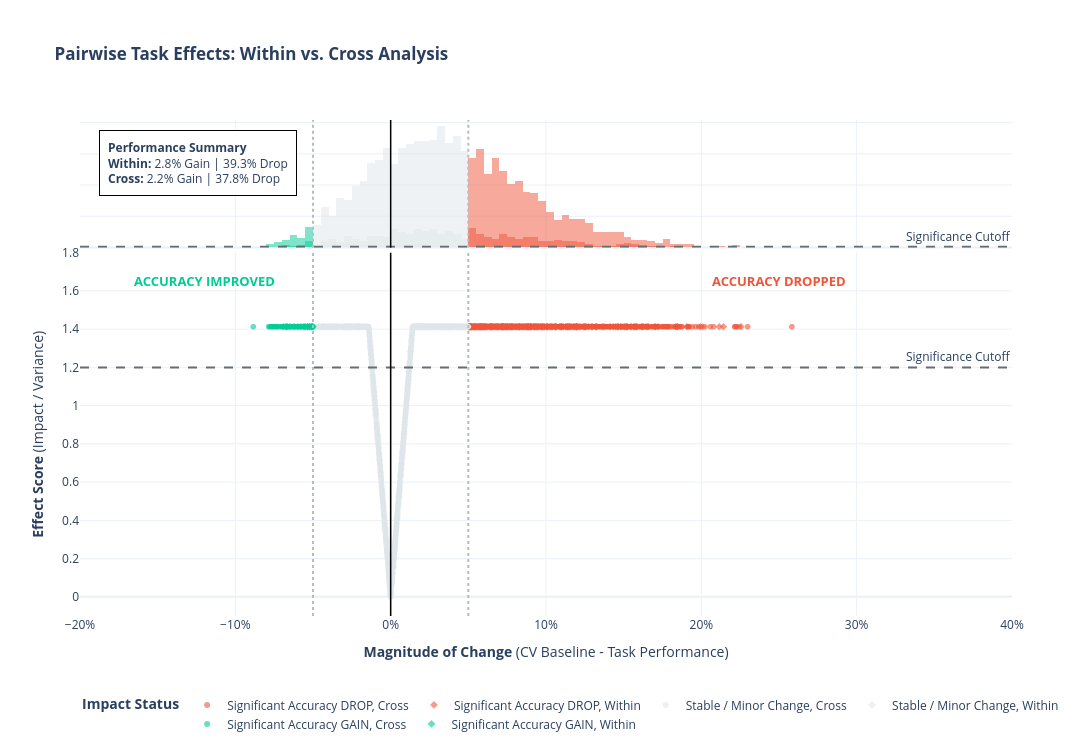

The notebook cell this image was saved under:
### Markdown cell above
**Global Trend**
Mean Δ = +3.8% → task slightly reduces discriminability overall, but effect not significant (p = 1.0).

**Local Effects**
Some region pairs change drastically (up to ±27%).
- Convergence → regions co-activated, harder to distinguish (control, subcortical hubs)
- Divergence → regions segregate, easier to distinguish (salience vs default mode)

**Interpretation**
- Task selectively reorganizes specific pairs of regions, but there is no systematic global change in all pairwise relationships.
- This aligns with the idea that task-induced functional reorganization is targeted, not uniform across the brain.


**Most changes are local, not global → task reshapes connectivity in specific networks, not the whole brain**

### Code cell
import numpy as np
import pandas as pd
import plotly.express as px

# =============================================================================
# 1. DATA CATEGORIZATION & PERCENTAGE CALCULATION
# =============================================================================

ACC_THRESHOLD = 0.05
EFFECT_THRESHOLD = 1.2 

def categorize_effect(row):
    if row['effect_score'] >= EFFECT_THRESHOLD:
        if row['acc_diff'] >= ACC_THRESHOLD: 
            return 'Significant Accuracy DROP'  # Regions became more similar
        elif row['acc_diff'] <= -ACC_THRESHOLD: 
            return 'Significant Accuracy GAIN'  # Regions became more distinct
    return 'Stable / Minor Change'

all_pairs_cv['impact_status'] = all_pairs_cv.apply(categorize_effect, axis=1)

# Calculate percentages for the summary box
def calc_stats(ptype):
    subset = all_pairs_cv[all_pairs_cv['pair_type'] == ptype]
    total = len(subset)
    gain = (subset['impact_status'] == 'Significant Accuracy GAIN').sum() / total * 100
    drop = (subset['impact_status'] == 'Significant Accuracy DROP').sum() / total * 100
    return f"<b>{ptype}:</b> {gain:.1f}% Gain | {drop:.1f}% Drop"

summary_stats = f"{calc_stats('Within')}<br>{calc_stats('Cross')}"

sample_pairs = all_pairs_cv.sample(n=min(5000, len(all_pairs_cv)), random_state=42)

# =============================================================================
# 2. CREATE THE PLOT
# =============================================================================

fig = px.scatter(
    sample_pairs, x='acc_diff', y='effect_score',
    color='impact_status',
    symbol='pair_type',
    color_discrete_map={
        'Significant Accuracy GAIN': '#00cc96', # Green (Left)
        'Significant Accuracy DROP': '#ef553b', # Red (Right)
        'Stable / Minor Change': '#dfe6e9'    # Grey (Center)
    },
    opacity=0.6,
    marginal_x="histogram", 
    hover_data={'acc_diff': ':.1%', 'effect_score': ':.2f', 'name_i': True, 'name_j': True},
    title='<b>Pairwise Task Effects: Within vs. Cross Analysis</b>',
    template='plotly_white',
    height=750, width=1100
)

# =============================================================================
# 3. DIRECT DATA INTERPRETATION (Minimal Labels)
# =============================================================================

# Summary Stats Box (Top Center-Left)
fig.add_annotation(
    x=0.02, y=0.98, xref="paper", yref="paper",
    text=f"<b>Performance Summary</b><br>{summary_stats}",
    showarrow=False, align="left",
    bgcolor="white", bordercolor="black", borderwidth=1, borderpad=8
)

# Strategic Quadrant Labels
fig.add_annotation(x=-0.12, y=1.65, text="<b>ACCURACY IMPROVED</b>", showarrow=False, font=dict(color="#00cc96", size=13))
fig.add_annotation(x=0.25, y=1.65, text="<b>ACCURACY DROPPED</b>", showarrow=False, font=dict(color="#ef553b", size=13))

# Threshold Guidelines
fig.add_vline(x=ACC_THRESHOLD, line_dash='dot', line_color='#b2bec3')
fig.add_vline(x=-ACC_THRESHOLD, line_dash='dot', line_color='#b2bec3')
fig.add_hline(y=EFFECT_THRESHOLD, line_dash='dash', line_color='#636e72', annotation_text="Significance Cutoff")
fig.add_vline(x=0, line_color='black', line_width=1.5)

# =============================================================================
# 4. FINAL LAYOUT
# =============================================================================

fig.update_layout(
    xaxis_title='<b>Magnitude of Change</b> (CV Baseline - Task Performance)',
    yaxis_title='<b>Effect Score</b> (Impact / Variance)',
    xaxis=dict(tickformat='.0%', range=[-0.20, 0.40]),
    yaxis=dict(range=[-0.1, 1.8]),
    legend=dict(title_text='<b>Impact Status</b>', orientation="h", y=-0.15),
    margin=dict(t=120)
)

fig.show()

### Figure 1 — Plotly figure (JSON) as saved in the notebook; plotly's stock layout.template omitted (floating-point values rounded to 4 significant figures; data arrays with more than 128 entries replaced by an {"elided": "..."} marker saying what was removed)
{"data": [{"customdata": {"elided": "1621x2 str values"}, "hovertemplate": "impact_status=Significant Accuracy DROP<br>pair_type=Cross<br>acc_diff=%{x:.1%}<br>effect_score=%{y:.2f}<br>name_i=%{customdata[0]}<br>name_j=%{customdata[1]}<extra></extra>", "legendgroup": "Significant Accuracy DROP, Cross", "marker": {"color": "#ef553b", "opacity": 0.6, "symbol": "circle"}, "mode": "markers", "name": "Significant Accuracy DROP, Cross", "showlegend": true, "type": "scattergl", "x": {"elided": "1621 float values"}, "xaxis": "x", "y": {"elided": "1621 float values"}, "yaxis": "y"}, {"bingroup": "x", "hovertemplate": "impact_status=Significant Accuracy DROP<br>pair_type=Cross<br>acc_diff=%{x:.1%}<br>count=%{y}<extra></extra>", "legendgroup": "Significant Accuracy DROP, Cross", "marker": {"color": "#ef553b"}, "name": "Significant Accuracy DROP, Cross", "opacity": 0.5, "showlegend": false, "type": "histogram", "x": {"elided": "1621 float values"}, "xaxis": "x2", "yaxis": "y2"}, {"customdata": {"elided": "277x2 str values"}, "hovertemplate": "impact_status=Significant Accuracy DROP<br>pair_type=Within<br>acc_diff=%{x:.1%}<br>effect_score=%{y:.2f}<br>name_i=%{customdata[0]}<br>name_j=%{customdata[1]}<extra></extra>", "legendgroup": "Significant Accuracy DROP, Within", "marker": {"color": "#ef553b", "opacity": 0.6, "symbol": "diamond"}, "mode": "markers", "name": "Significant Accuracy DROP, Within", "showlegend": true, "type": "scattergl", "x": {"elided": "277 float values"}, "xaxis": "x", "y": {"elided": "277 float values"}, "yaxis": "y"}, {"bingroup": "x", "hovertemplate": "impact_status=Significant Accuracy DROP<br>pair_type=Within<br>acc_diff=%{x:.1%}<br>count=%{y}<extra></extra>", "legendgroup": "Significant Accuracy DROP, Within", "marker": {"color": "#ef553b"}, "name": "Significant Accuracy DROP, Within", "opacity": 0.5, "showlegend": false, "type": "histogram", "x": {"elided": "277 float values"}, "xaxis": "x2", "yaxis": "y2"}, {"customdata": {"elided": "2613x2 str values"}, "hovertemplate": "impact_status=Stable / Minor Change<br>pair_type=Cross<br>acc_diff=%{x:.1%}<br>effect_score=%{y:.2f}<br>name_i=%{customdata[0]}<br>name_j=%{customdata[1]}<extra></extra>", "legendgroup": "Stable / Minor Change, Cross", "marker": {"color": "#dfe6e9", "opacity": 0.6, "symbol": "circle"}, "mode": "markers", "name": "Stable / Minor Change, Cross", "showlegend": true, "type": "scattergl", "x": {"elided": "2613 float values"}, "xaxis": "x", "y": {"elided": "2613 float values"}, "yaxis": "y"}, {"bingroup": "x", "hovertemplate": "impact_status=Stable / Minor Change<br>pair_type=Cross<br>acc_diff=%{x:.1%}<br>count=%{y}<extra></extra>", "legendgroup": "Stable / Minor Change, Cross", "marker": {"color": "#dfe6e9"}, "name": "Stable / Minor Change, Cross", "opacity": 0.5, "showlegend": false, "type": "histogram", "x": {"elided": "2613 float values"}, "xaxis": "x2", "yaxis": "y2"}, {"customdata": {"elided": "373x2 str values"}, "hovertemplate": "impact_status=Stable / Minor Change<br>pair_type=Within<br>acc_diff=%{x:.1%}<br>effect_score=%{y:.2f}<br>name_i=%{customdata[0]}<br>name_j=%{customdata[1]}<extra></extra>", "legendgroup": "Stable / Minor Change, Within", "marker": {"color": "#dfe6e9", "opacity": 0.6, "symbol": "diamond"}, "mode": "markers", "name": "Stable / Minor Change, Within", "showlegend": true, "type": "scattergl", "x": {"elided": "373 float values"}, "xaxis": "x", "y": {"elided": "373 float values"}, "yaxis": "y"}, {"bingroup": "x", "hovertemplate": "impact_status=Stable / Minor Change<br>pair_type=Within<br>acc_diff=%{x:.1%}<br>count=%{y}<extra></extra>", "legendgroup": "Stable / Minor Change, Within", "marker": {"color": "#dfe6e9"}, "name": "Stable / Minor Change, Within", "opacity": 0.5, "showlegend": false, "type": "histogram", "x": {"elided": "373 float values"}, "xaxis": "x2", "yaxis": "y2"}, {"customdata": {"elided": "95x2 str values"}, "hovertemplate": "impact_status=Significant Accuracy GAIN<br>pair_type=Cross<br>acc_diff=%{x:.1%}<br>effect_score=%{y:.2f}<br>name_i=%{customdata[0]}<br>name_j=%{customdata[1]}<extra></extra>", "legendgroup": "Significant Accuracy GAIN, Cross", "marker": {"color": "#00cc96", "opacity": 0.6, "symbol": "circle"}, "mode": "markers", "name": "Significant Accuracy GAIN, Cross", "showlegend": true, "type": "scattergl", "x": [-0.05286, -0.06357, -0.05027, -0.05071, -0.06063, -0.06286, -0.06643, -0.05884, -0.05098, -0.07857, -0.07571, -0.07393, -0.06696, -0.05857, -0.06107, -0.05393, -0.0592, -0.07777, -0.07179, -0.05098, -0.05598, -0.05464, -0.06607, -0.06179, -0.07295, -0.07571, -0.065, -0.06125, -0.05134, -0.0675, -0.05375, -0.05018, -0.05134, -0.06714, -0.06268, -0.05598, -0.0675, -0.05304, -0.07, -0.05884, -0.05991, -0.06643, -0.0533, -0.05527, -0.05268, -0.05241, -0.05098, -0.05857, -0.07473, -0.06991, -0.05036, -0.0633, -0.06527, -0.06893, -0.05196, -0.08848, -0.05277, -0.06107, -0.07348, -0.06054, -0.0767, -0.05205, -0.065, -0.055, -0.05143, -0.06384, -0.05464, -0.06045, -0.05857, -0.07036, -0.05455, -0.05741, -0.05063, -0.07259, -0.0517, -0.06286, -0.05027, -0.05875, -0.05911, -0.05455, -0.05402, -0.06411, -0.07366, -0.05259, -0.06473, -0.075, -0.06357, -0.06134, -0.07723, -0.05286, -0.05464, -0.05795, -0.06688, -0.05554, -0.06464], "xaxis": "x", "y": [1.414, 1.414, 1.414, 1.414, 1.414, 1.414, 1.414, 1.414, 1.414, 1.414, 1.414, 1.414, 1.414, 1.414, 1.414, 1.414, 1.414, 1.414, 1.414, 1.414, 1.414, 1.414, 1.414, 1.414, 1.414, 1.414, 1.414, 1.414, 1.414, 1.414, 1.414, 1.414, 1.414, 1.414, 1.414, 1.414, 1.414, 1.414, 1.414, 1.414, 1.414, 1.414, 1.414, 1.414, 1.414, 1.414, 1.414, 1.414, 1.414, 1.414, 1.414, 1.414, 1.414, 1.414, 1.414, 1.414, 1.414, 1.414, 1.414, 1.414, 1.414, 1.414, 1.414, 1.414, 1.414, 1.414, 1.414, 1.414, 1.414, 1.414, 1.414, 1.414, 1.414, 1.414, 1.414, 1.414, 1.414, 1.414, 1.414, 1.414, 1.414, 1.414, 1.414, 1.414, 1.414, 1.414, 1.414, 1.414, 1.414, 1.414, 1.414, 1.414, 1.414, 1.414, 1.414], "yaxis": "y"}, {"bingroup": "x", "hovertemplate": "impact_status=Significant Accuracy GAIN<br>pair_type=Cross<br>acc_diff=%{x:.1%}<br>count=%{y}<extra></extra>", "legendgroup": "Significant Accuracy GAIN, Cross", "marker": {"color": "#00cc96"}, "name": "Significant Accuracy GAIN, Cross", "opacity": 0.5, "showlegend": false, "type": "histogram", "x": [-0.05286, -0.06357, -0.05027, -0.05071, -0.06063, -0.06286, -0.06643, -0.05884, -0.05098, -0.07857, -0.07571, -0.07393, -0.06696, -0.05857, -0.06107, -0.05393, -0.0592, -0.07777, -0.07179, -0.05098, -0.05598, -0.05464, -0.06607, -0.06179, -0.07295, -0.07571, -0.065, -0.06125, -0.05134, -0.0675, -0.05375, -0.05018, -0.05134, -0.06714, -0.06268, -0.05598, -0.0675, -0.05304, -0.07, -0.05884, -0.05991, -0.06643, -0.0533, -0.05527, -0.05268, -0.05241, -0.05098, -0.05857, -0.07473, -0.06991, -0.05036, -0.0633, -0.06527, -0.06893, -0.05196, -0.08848, -0.05277, -0.06107, -0.07348, -0.06054, -0.0767, -0.05205, -0.065, -0.055, -0.05143, -0.06384, -0.05464, -0.06045, -0.05857, -0.07036, -0.05455, -0.05741, -0.05063, -0.07259, -0.0517, -0.06286, -0.05027, -0.05875, -0.05911, -0.05455, -0.05402, -0.06411, -0.07366, -0.05259, -0.06473, -0.075, -0.06357, -0.06134, -0.07723, -0.05286, -0.05464, -0.05795, -0.06688, -0.05554, -0.06464], "xaxis": "x2", "yaxis": "y2"}, {"customdata": [["LH_ContB_PFClv_1", "RH_ContB_IPL_2"], ["LH_DefaultB_Temp_2", "RH_DefaultA_PFCm_2"], ["RH_ContA_PFCl_2", "RH_ContB_PFCld_2"], ["LH_ContA_IPS_2", "LH_ContB_IPL_1"], ["LH_DefaultB_PFCd_3", "LH_DefaultB_PFCd_4"], ["RH_ContB_PFClv_2", "RH_ContB_PFCmp_1"], ["LH_ContB_IPL_1", "RH_ContB_IPL_2"], ["LH_DefaultB_PFCd_2", "RH_DefaultA_IPL_1"], ["LH_ContB_IPL_1", "RH_ContB_PFClv_2"], ["LH_ContB_IPL_1", "RH_ContA_PFCl_2"], ["LH_DefaultB_Temp_2", "RH_DefaultB_PFCd_1"], ["LH_DorsAttnB_PostC_3", "RH_DorsAttnA_ParOcc_1"], ["RH_SomMotA_5", "RH_SomMotA_9"], ["LH_DefaultB_PFCd_3", "RH_DefaultA_IPL_1"], ["LH_ContA_IPS_1", "LH_ContB_PFClv_1"], ["LH_DorsAttnA_SPL_1", "LH_DorsAttnB_PostC_3"], ["RH_SomMotA_6", "RH_SomMotA_8"], ["LH_ContB_PFCl_1", "RH_ContB_PFCld_2"], ["LH_ContB_PFClv_1", "RH_ContB_Temp_2"], ["LH_DorsAttnB_PostC_3", "RH_DorsAttnB_PostC_2"], ["RH_ContB_IPL_2", "RH_ContB_PFClv_2"]], "hovertemplate": "impact_status=Significant Accuracy GAIN<br>pair_type=Within<br>acc_diff=%{x:.1%}<br>effect_score=%{y:.2f}<br>name_i=%{customdata[0]}<br>name_j=%{customdata[1]}<extra></extra>", "legendgroup": "Significant Accuracy GAIN, Within", "marker": {"color": "#00cc96", "opacity": 0.6, "symbol": "diamond"}, "mode": "markers", "name": "Significant Accuracy GAIN, Within", "showlegend": true, "type": "scattergl", "x": [-0.065, -0.05071, -0.05, -0.05964, -0.05554, -0.05777, -0.06214, -0.06696, -0.0675, -0.05357, -0.05491, -0.05125, -0.0533, -0.05616, -0.05214, -0.05054, -0.06911, -0.05054, -0.05205, -0.06643, -0.0525], "xaxis": "x", "y": [1.414, 1.414, 1.414, 1.414, 1.414, 1.414, 1.414, 1.414, 1.414, 1.414, 1.414, 1.414, 1.414, 1.414, 1.414, 1.414, 1.414, 1.414, 1.414, 1.414, 1.414], "yaxis": "y"}, {"bingroup": "x", "hovertemplate": "impact_status=Significant Accuracy GAIN<br>pair_type=Within<br>acc_diff=%{x:.1%}<br>count=%{y}<extra></extra>", "legendgroup": "Significant Accuracy GAIN, Within", "marker": {"color": "#00cc96"}, "name": "Significant Accuracy GAIN, Within", "opacity": 0.5, "showlegend": false, "type": "histogram", "x": [-0.065, -0.05071, -0.05, -0.05964, -0.05554, -0.05777, -0.06214, -0.06696, -0.0675, -0.05357, -0.05491, -0.05125, -0.0533, -0.05616, -0.05214, -0.05054, -0.06911, -0.05054, -0.05205, -0.06643, -0.0525], "xaxis": "x2", "yaxis": "y2"}], "layout": {"annotations": [{"align": "left", "bgcolor": "white", "bordercolor": "black", "borderpad": 8, "borderwidth": 1, "showarrow": false, "text": "<b>Performance Summary</b><br><b>Within:</b> 2.8% Gain | 39.3% Drop<br><b>Cross:</b> 2.2% Gain | 37.8% Drop", "x": 0.02, "xref": "paper", "y": 0.98, "yref": "paper"}, {"font": {"color": "#00cc96", "size": 13}, "showarrow": false, "text": "<b>ACCURACY IMPROVED</b>", "x": -0.12, "y": 1.65}, {"font": {"color": "#ef553b", "size": 13}, "showarrow": false, "text": "<b>ACCURACY DROPPED</b>", "x": 0.25, "y": 1.65}, {"showarrow": false, "text": "Significance Cutoff", "x": 1, "xanchor": "right", "xref": "x domain", "y": 1.2, "yanchor": "bottom", "yref": "y"}, {"showarrow": false, "text": "Significance Cutoff", "x": 1, "xanchor": "right", "xref": "x2 domain", "y": 1.2, "yanchor": "bottom", "yref": "y2"}], "barmode": "overlay", "height": 750, "legend": {"orientation": "h", "title": {"text": "<b>Impact Status</b>"}, "tracegroupgap": 0, "y": -0.15}, "margin": {"t": 120}, "shapes": [{"line": {"color": "#b2bec3", "dash": "dot"}, "type": "line", "x0": 0.05, "x1": 0.05, "xref": "x", "y0": 0, "y1": 1, "yref": "y domain"}, {"line": {"color": "#b2bec3", "dash": "dot"}, "type": "line", "x0": 0.05, "x1": 0.05, "xref": "x2", "y0": 0, "y1": 1, "yref": "y2 domain"}, {"line": {"color": "#b2bec3", "dash": "dot"}, "type": "line", "x0": -0.05, "x1": -0.05, "xref": "x", "y0": 0, "y1": 1, "yref": "y domain"}, {"line": {"color": "#b2bec3", "dash": "dot"}, "type": "line", "x0": -0.05, "x1": -0.05, "xref": "x2", "y0": 0, "y1": 1, "yref": "y2 domain"}, {"line": {"color": "#636e72", "dash": "dash"}, "type": "line", "x0": 0, "x1": 1, "xref": "x domain", "y0": 1.2, "y1": 1.2, "yref": "y"}, {"line": {"color": "#636e72", "dash": "dash"}, "type": "line", "x0": 0, "x1": 1, "xref": "x2 domain", "y0": 1.2, "y1": 1.2, "yref": "y2"}, {"line": {"color": "black", "width": 1.5}, "type": "line", "x0": 0, "x1": 0, "xref": "x", "y0": 0, "y1": 1, "yref": "y domain"}, {"line": {"color": "black", "width": 1.5}, "type": "line", "x0": 0, "x1": 0, "xref": "x2", "y0": 0, "y1": 1, "yref": "y2 domain"}], "title": {"text": "<b>Pairwise Task Effects: Within vs. Cross Analysis</b>"}, "width": 1100, "xaxis": {"anchor": "y", "domain": [0, 1], "range": [-0.2, 0.4], "tickformat": ".0%", "title": {"text": "<b>Magnitude of Change</b> (CV Baseline - Task Performance)"}}, "xaxis2": {"anchor": "y2", "domain": [0, 1], "matches": "x", "showgrid": true, "showticklabels": false}, "yaxis": {"anchor": "x", "domain": [0, 0.7326], "range": [-0.1, 1.8], "title": {"text": "<b>Effect Score</b> (Impact / Variance)"}}, "yaxis2": {"anchor": "x2", "domain": [0.7426, 1], "matches": "y2", "showgrid": true, "showline": false, "showticklabels": false, "ticks": ""}}}
